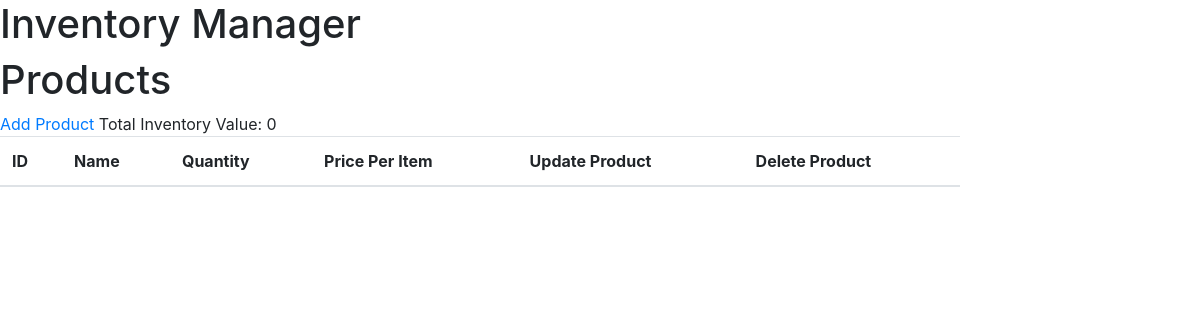
/, run on an earlier commit of the app's database.
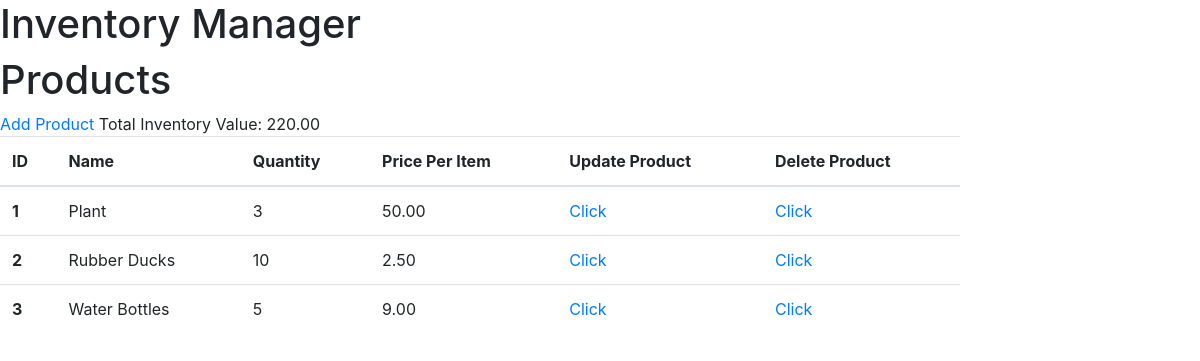
And on a later commit of the database.
### tables this page shows
CREATE TABLE product (
  id INTEGER PRIMARY KEY AUTOINCREMENT,
  productName TEXT NOT NULL,
  price INTEGER NOT NULL,
  quantity INTEGER NOT NULL,
  added TIMESTAMP NOT NULL DEFAULT CURRENT_TIMESTAMP
);

### productmanager/inventory.py (the view)
@bp.route('/')
def index():
    db = get_db()
    products = db.execute(
        ' SELECT id, productName, printf("%.2f", price) AS price, quantity, added'
        ' FROM product'
        ' ORDER BY added ASC'
    ).fetchall()
    inventory_val = get_value()
    return render_template('inventory/index.html', products = products, inventory_val=inventory_val)

### productmanager/db.py (called while the page is built)
def get_db():
    if 'db' not in g:
        g.db = sqlite3.connect(
            current_app.config['DATABASE'],
            detect_types=sqlite3.PARSE_DECLTYPES
        )
        g.db.row_factory = sqlite3.Row
    return g.db

### productmanager/inventory.py (called while the page is built)
def get_value():
    inventory_value = 0
    db = get_db()
    prices = db.execute(
        ' SELECT printf("%.2f", price) AS price, quantity '
        ' FROM product '
    ).fetchall()
    if inventory_value is None:
        inventory_value = 'Error retrieving inventory value.'
    else:
        for item in prices:
            inventory_value = inventory_value + (Decimal(item[0]) * int(item[1]))
    return inventory_value

### productmanager/templates/inventory/index.html
{% extends 'base.html' %}
{% block header %}
  <h1>{% block title %}Products{% endblock %}</h1>
  <a class="action" href="{{ url_for('inventory.add') }}">Add Product</a>
  Total Inventory Value: {{inventory_val}}
{% endblock %}
{% block content %}
<table class= "table table-hover" style="width: 80%;">
    <thead>
        <tr>
            <th scope="col">ID</th>
            <th scope="col">Name</th>
            <th scope="col">Quantity</th>
            <th scope="col">Price Per Item</th>
            <th scope="col">Update Product</th>
            <th scope="col">Delete Product</th>
        </tr>
    </thead>
    <tbody>
        {% for product in products %}
            <tr>
            <th scope="row">{{product.id}}</th>
                <td>{{product.productName}}</td>
                <td>{{product.quantity}}</td>
                <td>{{product.price}}</td>
                <td><a class="action" href="{{ url_for('inventory.update', id=product.id) }}">Click</a>
                <td><a class="action" href="{{ url_for('inventory.delete', id=product.id) }}">Click</a>
            </tr>
        {% endfor %}
    </tbody>
  </table>
{% endblock %}

What changed in the data, as far as the page shows it:
added product: id "1", productName "Plant", quantity "3", price "50.00"
added product: id "2", productName "Rubber Ducks", quantity "10", price "2.50"
added product: id "3", productName "Water Bottles", quantity "5", price "9.00"
Also different on the page:
{{ inventory_val }}: "0" → "220.00"
